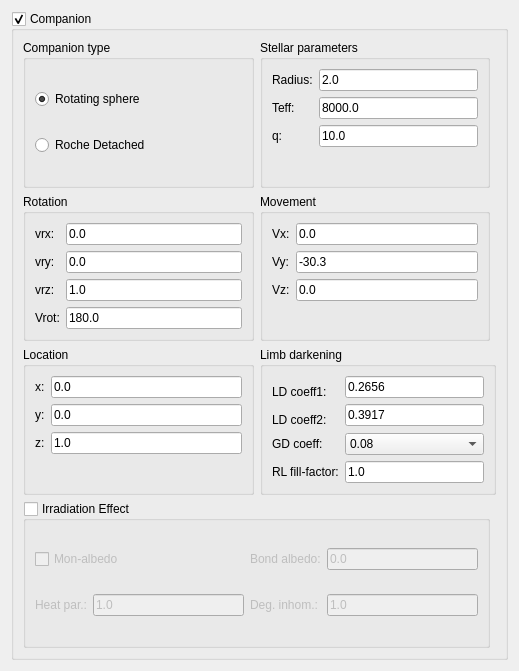
          <widget class="QWidget" name="scrollContentsComp">
           <property name="geometry">
            <rect>
             <x>0</x>
             <y>0</y>
             <width>519</width>
             <height>671</height>
            </rect>
           </property>
           <layout class="QVBoxLayout" name="verticalLayout_7">
            <item>
             <widget class="QGroupBox" name="groupCompanion">
              <property name="toolTip">
               <string>&lt;html&gt;&lt;head/&gt;&lt;body&gt;&lt;p&gt;istar&lt;/p&gt;&lt;/body&gt;&lt;/html&gt;</string>
              </property>
              <property name="title">
               <string>Companion</string>
              </property>
              <property name="checkable">
               <bool>true</bool>
              </property>
              <layout class="QGridLayout" name="gridLayout_10">
               <item row="1" column="1">
                <widget class="QGroupBox" name="groupCompMovement">
                 <property name="toolTip">
                  <string>&lt;html&gt;&lt;head/&gt;&lt;body&gt;&lt;p&gt;Components of the velocity vector of the center (of mass) of the companion [km/s].&lt;/p&gt;&lt;/body&gt;&lt;/html&gt;</string>
                 </property>
                 <property name="title">
                  <string>Movement</string>
                 </property>
                 <layout class="QFormLayout" name="formLayout_6">
                  <item row="0" column="0">
                   <widget class="QLabel" name="labelCompvx">
                    <property name="toolTip">
                     <string>&lt;html&gt;&lt;head/&gt;&lt;body&gt;&lt;p&gt;vxcp&lt;/p&gt;&lt;/body&gt;&lt;/html&gt;</string>
                    </property>
                    <property name="text">
                     <string>Vx:</string>
                    </property>
                   </widget>
                  </item>
                  <item row="0" column="1">
                   <widget class="QLineEdit" name="textvxcp">
                    <property name="text">
                     <string>0.0</string>
                    </property>
                   </widget>
                  </item>
                  <item row="1" column="0">
                   <widget class="QLabel" name="labelCompvy">
                    <property name="toolTip">
                     <string>&lt;html&gt;&lt;head/&gt;&lt;body&gt;&lt;p&gt;vycp&lt;/p&gt;&lt;/body&gt;&lt;/html&gt;</string>
                    </property>
                    <property name="text">
                     <string>Vy:</string>
                    </property>
                   </widget>
                  </item>
                  <item row="1" column="1">
                   <widget class="QLineEdit" name="textvycp">
                    <property name="text">
                     <string>-30.3</string>
                    </property>
                   </widget>
                  </item>
                  <item row="2" column="0">
                   <widget class="QLabel" name="labelCompvz">
                    <property name="toolTip">
                     <string>&lt;html&gt;&lt;head/&gt;&lt;body&gt;&lt;p&gt;vzcp&lt;/p&gt;&lt;/body&gt;&lt;/html&gt;</string>
                    </property>
                    <property name="text">
                     <string>Vz:</string>
                    </property>
                   </widget>
                  </item>
                  <item row="2" column="1">
                   <widget class="QLineEdit" name="textvzcp">
                    <property name="text">
                     <string>0.0</string>
                    </property>
                   </widget>
                  </item>
                 </layout>
                </widget>
               </item>
               <item row="0" column="1">
                <widget class="QGroupBox" name="groupCompStellarParams">
                 <property name="title">
                  <string>Stellar parameters</string>
                 </property>
                 <layout class="QFormLayout" name="formLayout_5">
                  <item row="0" column="0">
                   <widget class="QLabel" name="labelCompRadius">
                    <property name="toolTip">
                     <string extracomment="rstar">&lt;html&gt;&lt;head/&gt;&lt;body&gt;&lt;p&gt;rcp&lt;/p&gt;&lt;/body&gt;&lt;/html&gt;</string>
                    </property>
                    <property name="text">
                     <string>Radius:</string>
                    </property>
                   </widget>
                  </item>
                  <item row="0" column="1">
                   <widget class="QLineEdit" name="textrcp">
                    <property name="text">
                     <string>2.0</string>
                    </property>
                   </widget>
                  </item>
                  <item row="1" column="0">
                   <widget class="QLabel" name="labelCompTeff">
                    <property name="toolTip">
                     <string extracomment="Tstar">&lt;html&gt;&lt;head/&gt;&lt;body&gt;&lt;p&gt;tempcp&lt;/p&gt;&lt;/body&gt;&lt;/html&gt;</string>
                    </property>
                    <property name="text">
                     <string>Teff:</string>
                    </property>
                   </widget>
                  </item>
                  <item row="1" column="1">
                   <widget class="QLineEdit" name="texttempcp">
                    <property name="text">
                     <string>8000.0</string>
                    </property>
                   </widget>
                  </item>
                  <item row="2" column="0">
                   <widget class="QLabel" name="labelCompqq">
                    <property name="toolTip">
                     <string extracomment="eMstar">&lt;html&gt;&lt;head/&gt;&lt;body&gt;&lt;p&gt;qq&lt;/p&gt;&lt;/body&gt;&lt;/html&gt;</string>
                    </property>
                    <property name="text">
                     <string>q:</string>
                    </property>
                   </widget>
                  </item>
                  <item row="2" column="1">
                   <widget class="QLineEdit" name="textqq">
                    <property name="text">
                     <string>10.0</string>
                    </property>
                   </widget>
                  </item>
                 </layout>
                </widget>
               </item>
               <item row="2" column="0">
                <widget class="QGroupBox" name="groupCompLocation">
                 <property name="toolTip">
                  <string>&lt;html&gt;&lt;head/&gt;&lt;body&gt;&lt;p&gt;Location of the center (of mass) of the companion [R_sol].&lt;/p&gt;&lt;/body&gt;&lt;/html&gt;</string>
                 </property>
                 <property name="title">
                  <string>Location</string>
                 </property>
                 <property name="checkable">
                  <bool>false</bool>
                 </property>
                 <layout class="QFormLayout" name="formLayout_8">
                  <item row="0" column="0">
                   <widget class="QLabel" name="labelCompx">
                    <property name="toolTip">
                     <string>&lt;html&gt;&lt;head/&gt;&lt;body&gt;&lt;p&gt;xcp&lt;/p&gt;&lt;/body&gt;&lt;/html&gt;</string>
                    </property>
                    <property name="text">
                     <string>x:</string>
                    </property>
                   </widget>
                  </item>
                  <item row="0" column="1">
                   <widget class="QLineEdit" name="textxcp">
                    <property name="text">
                     <string>0.0</string>
                    </property>
                   </widget>
                  </item>
                  <item row="1" column="0">
                   <widget class="QLabel" name="labelCompy">
                    <property name="toolTip">
                     <string>&lt;html&gt;&lt;head/&gt;&lt;body&gt;&lt;p&gt;ycp&lt;/p&gt;&lt;/body&gt;&lt;/html&gt;</string>
                    </property>
                    <property name="text">
                     <string>y:</string>
                    </property>
                   </widget>
                  </item>
                  <item row="1" column="1">
                   <widget class="QLineEdit" name="textycp">
                    <property name="text">
                     <string>0.0</string>
                    </property>
                   </widget>
                  </item>
                  <item row="2" column="0">
                   <widget class="QLabel" name="labelCompz">
                    <property name="toolTip">
                     <string>&lt;html&gt;&lt;head/&gt;&lt;body&gt;&lt;p&gt;zcp&lt;/p&gt;&lt;/body&gt;&lt;/html&gt;</string>
                    </property>
                    <property name="text">
                     <string>z:</string>
                    </property>
                   </widget>
                  </item>
                  <item row="2" column="1">
                   <widget class="QLineEdit" name="textzcp">
                    <property name="text">
                     <string>1.0</string>
                    </property>
                   </widget>
                  </item>
                 </layout>
                </widget>
               </item>
               <item row="1" column="0">
                <widget class="QGroupBox" name="groupCompRotation">
                 <property name="toolTip">
                  <string>&lt;html&gt;&lt;head/&gt;&lt;body&gt;&lt;p&gt;Define unit aiming vector of the rotational axis of the secondary star (companion).&lt;/p&gt;&lt;/body&gt;&lt;/html&gt;</string>
                 </property>
                 <property name="title">
                  <string>Rotation</string>
                 </property>
                 <property name="checkable">
                  <bool>false</bool>
                 </property>
                 <layout class="QFormLayout" name="formLayout_7">
                  <item row="0" column="0">
                   <widget class="QLabel" name="labelCompvxcp">
                    <property name="toolTip">
                     <string>&lt;html&gt;&lt;head/&gt;&lt;body&gt;&lt;p&gt;vrxcp&lt;/p&gt;&lt;/body&gt;&lt;/html&gt;</string>
                    </property>
                    <property name="text">
                     <string>vrx:</string>
                    </property>
                   </widget>
                  </item>
                  <item row="0" column="1">
                   <widget class="QLineEdit" name="textvrxcp">
                    <property name="text">
                     <string>0.0</string>
                    </property>
                   </widget>
                  </item>
                  <item row="1" column="0">
                   <widget class="QLabel" name="labelCompvycp">
                    <property name="toolTip">
                     <string>&lt;html&gt;&lt;head/&gt;&lt;body&gt;&lt;p&gt;vrycp&lt;/p&gt;&lt;/body&gt;&lt;/html&gt;</string>
                    </property>
                    <property name="text">
                     <string>vry:</string>
                    </property>
                   </widget>
                  </item>
                  <item row="1" column="1">
                   <widget class="QLineEdit" name="textvrycp">
                    <property name="text">
                     <string>0.0</string>
                    </property>
                   </widget>
                  </item>
                  <item row="2" column="0">
                   <widget class="QLabel" name="labelCompvzcp">
                    <property name="toolTip">
                     <string>&lt;html&gt;&lt;head/&gt;&lt;body&gt;&lt;p&gt;vrzcp&lt;/p&gt;&lt;/body&gt;&lt;/html&gt;</string>
                    </property>
                    <property name="text">
                     <string>vrz:</string>
                    </property>
                   </widget>
                  </item>
                  <item row="2" column="1">
                   <widget class="QLineEdit" name="textvrzcp">
                    <property name="text">
                     <string>1.0</string>
                    </property>
                   </widget>
                  </item>
                  <item row="3" column="0">
                   <widget class="QLabel" name="labelCompvrotcp">
                    <property name="toolTip">
                     <string>&lt;html&gt;&lt;head/&gt;&lt;body&gt;&lt;p&gt;vrotcp&lt;/p&gt;&lt;/body&gt;&lt;/html&gt;</string>
                    </property>
                    <property name="text">
                     <string>Vrot:</string>
                    </property>
                   </widget>
                  </item>
                  <item row="3" column="1">
                   <widget class="QLineEdit" name="textvrotcp">
                    <property name="text">
                     <string>180.0</string>
                    </property>
                   </widget>
                  </item>
                 </layout>
                </widget>
               </item>
               <item row="2" column="1" colspan="2">
                <widget class="QGroupBox" name="groupCompLDandShape">
                 <property name="toolTip">
                  <string>&lt;html&gt;&lt;head/&gt;&lt;body&gt;&lt;p&gt;Limb darkening coefficients.&lt;/p&gt;&lt;/body&gt;&lt;/html&gt;</string>
                 </property>
                 <property name="title">
                  <string>Limb darkening</string>
                 </property>
                 <layout class="QGridLayout" name="gridLayout_6">
                  <item row="2" column="1" rowspan="2">
                   <widget class="QLineEdit" name="textdlcp2">
                    <property name="text">
                     <string>0.3917</string>
                    </property>
                   </widget>
                  </item>
                  <item row="1" column="0" rowspan="2">
                   <widget class="QLabel" name="labelCompLDcoeff1">
                    <property name="toolTip">
                     <string>&lt;html&gt;&lt;head/&gt;&lt;body&gt;&lt;p&gt;dlcp&lt;/p&gt;&lt;/body&gt;&lt;/html&gt;</string>
                    </property>
                    <property name="text">
                     <string>LD coeff1:</string>
                    </property>
                   </widget>
                  </item>
                  <item row="1" column="1">
                   <widget class="QLineEdit" name="textdlcp">
                    <property name="text">
                     <string>0.2656</string>
                    </property>
                   </widget>
                  </item>
                  <item row="3" column="0">
                   <widget class="QLabel" name="labelCompLDcoeff2">
                    <property name="toolTip">
                     <string>&lt;html&gt;&lt;head/&gt;&lt;body&gt;&lt;p&gt;dlcp2&lt;/p&gt;&lt;/body&gt;&lt;/html&gt;</string>
                    </property>
                    <property name="text">
                     <string>LD coeff2:</string>
                    </property>
                   </widget>
                  </item>
                  <item row="4" column="0">
                   <widget class="QLabel" name="labelCompGDcoeff">
                    <property name="text">
                     <string>GD coeff:</string>
                    </property>
                   </widget>
                  </item>
                  <item row="5" column="0">
                   <widget class="QLabel" name="labelComprffcp">
                    <property name="toolTip">
                     <string>&lt;html&gt;&lt;head/&gt;&lt;body&gt;&lt;p&gt;ffcp: Roche lobe filling factor of the secondary is the distance of the inner substellar point of the secondary from the center of the secondary relative to 1-L1, the Roche lobe is reproduced if ffcp=1 .&lt;/p&gt;&lt;/body&gt;&lt;/html&gt;</string>
                    </property>
                    <property name="text">
                     <string>RL fill-factor:</string>
                    </property>
                   </widget>
                  </item>
                  <item row="4" column="1">
                   <widget class="QComboBox" name="combodgcp">
                    <item>
                     <property name="text">
                      <string>0.08</string>
                     </property>
                    </item>
                    <item>
                     <property name="text">
                      <string>0.25</string>
                     </property>
                    </item>
                   </widget>
                  </item>
                  <item row="5" column="1">
                   <widget class="QLineEdit" name="textffcp">
                    <property name="text">
                     <string>1.0</string>
                    </property>
                   </widget>
                  </item>
                 </layout>
                </widget>
               </item>
               <item row="0" column="0">
                <widget class="QGroupBox" name="groupComptype">
                 <property name="toolTip">
                  <string>&lt;html&gt;&lt;head/&gt;&lt;body&gt;&lt;p&gt;Companion or secondary star.&lt;/p&gt;&lt;/body&gt;&lt;/html&gt;</string>
                 </property>
                 <property name="title">
                  <string>Companion type</string>
                 </property>
                 <layout class="QVBoxLayout" name="verticalLayout_5">
                  <item>
                   <widget class="QRadioButton" name="radioRotSpherecp">
                    <property name="text">
                     <string>Rotating sphere</string>
                    </property>
                    <property name="checked">
                     <bool>true</bool>
                    </property>
                   </widget>
                  </item>
                  <item>
                   <widget class="QRadioButton" name="radioDetBincp">
                    <property name="text">
                     <string>Roche Detached</string>
                    </property>
                   </widget>
                  </item>
                 </layout>
                </widget>
               </item>
               <item row="3" column="0" colspan="2">
                <widget class="QGroupBox" name="checkirrcp">
                 <property name="title">
                  <string>Irradiation Effect</string>
                 </property>
                 <property name="checkable">
                  <bool>true</bool>
                 </property>
                 <property name="checked">
                  <bool>false</bool>
                 </property>
                 <layout class="QGridLayout" name="gridLayout_7">
                  <item row="2" column="0">
                   <widget class="QLabel" name="labelcphtcp">
                    <property name="toolTip">
                     <string>&lt;html&gt;&lt;head/&gt;&lt;body&gt;&lt;p&gt;albcp: Heat transport parameter in case of the irradiation. The same as htst, &amp;lt;0,1&amp;gt;.&lt;/p&gt;&lt;/body&gt;&lt;/html&gt;</string>
                    </property>
                    <property name="text">
                     <string>Heat par.:</string>
                    </property>
                   </widget>
                  </item>
                  <item row="0" column="2">
                   <widget class="QLabel" name="labelcpBalbedo">
                    <property name="toolTip">
                     <string>&lt;html&gt;&lt;head/&gt;&lt;body&gt;&lt;p&gt;albcp: Bond albedo &amp;lt;0,1&amp;gt;.&lt;/p&gt;&lt;/body&gt;&lt;/html&gt;</string>
                    </property>
                    <property name="text">
                     <string>Bond albedo:</string>
                    </property>
                   </widget>
                  </item>
                  <item row="2" column="1">
                   <widget class="QLineEdit" name="texthtcp">
                    <property name="text">
                     <string>1.0</string>
                    </property>
                   </widget>
                  </item>
                  <item row="0" column="3">
                   <widget class="QLineEdit" name="textalbcp">
                    <property name="text">
                     <string>0.0</string>
                    </property>
                   </widget>
                  </item>
                  <item row="2" column="2">
                   <widget class="QLabel" name="labeldgcp">
                    <property name="toolTip">
                     <string>&lt;html&gt;&lt;head/&gt;&lt;body&gt;&lt;p&gt;htcpa: Degree of the inhomegenity of the heat transport, &amp;lt;0,1&amp;gt;. 1-homegeneous, 0-cosine dependence, the same as htsta.&lt;/p&gt;&lt;/body&gt;&lt;/html&gt;</string>
                    </property>
                    <property name="text">
                     <string>Deg. inhom.:</string>
                    </property>
                   </widget>
                  </item>
                  <item row="2" column="3">
                   <widget class="QLineEdit" name="texthtcpa">
                    <property name="text">
                     <string>1.0</string>
                    </property>
                   </widget>
                  </item>
                  <item row="0" column="0" colspan="2">
                   <widget class="QCheckBox" name="checkialbcp">
                    <property name="toolTip">
                     <string>&lt;html&gt;&lt;head/&gt;&lt;body&gt;&lt;p&gt;ialbcp: monochomatic albedo is red from file=albedo2 (if irrcp=1). It should be compatible with the Bond albedo.&lt;/p&gt;&lt;/body&gt;&lt;/html&gt;</string>
                    </property>
                    <property name="text">
                     <string>Mon-albedo</string>
                    </property>
                   </widget>
                  </item>
                 </layout>
                </widget>
               </item>
              </layout>
             </widget>
            </item>
           </layout>
          </widget>
